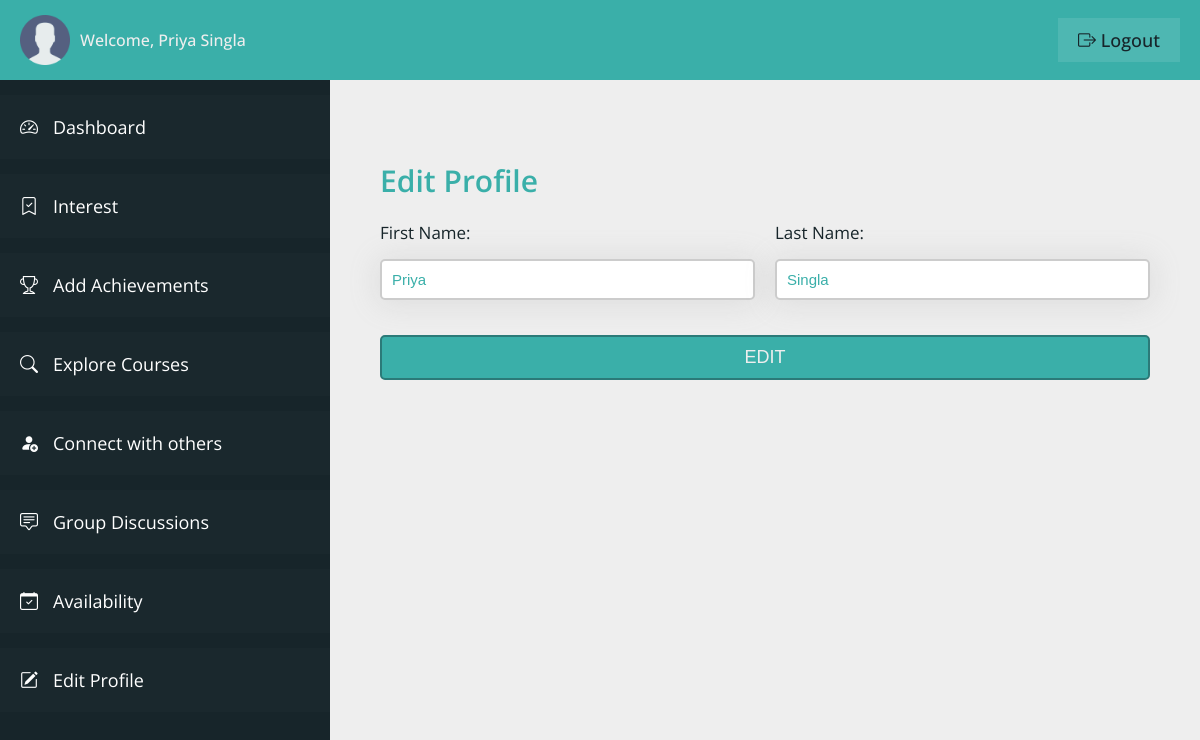
/student/profile.php (signed in), run on the app's committed database.
### tables this page shows
CREATE TABLE `user_table` (
  `user_id` int(11) NOT NULL,
  `user_firstname` varchar(100) NOT NULL,
  `user_lastname` varchar(100) NOT NULL,
  `user_type` varchar(20) NOT NULL,
  `user_email` varchar(100) NOT NULL,
  `user_phone` varchar(10) NOT NULL,
  `user_password` varchar(100) NOT NULL,
  `user_createdon` datetime NOT NULL DEFAULT current_timestamp()
);

### student/profile.php (the view, shortened to what this page needs)
<?php
include "connection.php";
?>
<!DOCTYPE html>
<html lang="en">
<head>
    <link rel="stylesheet" href="css/style-dashboard.css">
    <link rel="stylesheet" href="https://cdn.jsdelivr.net/npm/bootstrap-icons@1.11.0/font/bootstrap-icons.css">
</head>
<body>
    <div class="container">
        <header class="header">
            <div class="header__left">
                <img src="img/user.png" class="user__header-user" alt="user">
                <span class="header__user-name">Welcome,
                    <?php
                    $q = "SELECT * FROM user_table WHERE user_id = '" . $_SESSION['userIdVce'] . "'";
                    $r = mysqli_query($con, $q);
                    if (mysqli_num_rows($r) > 0) {
                        $row = mysqli_fetch_array($r);
                        echo $row['user_firstname'] . ' ' . $row['user_lastname'];
                    }
                    ?>
                </span>
            </div>
            <div class="header__right">
                <a href="logout.php" class="header__user-logout"><i class="bi bi-box-arrow-right"></i> logout</a>
            </div>
        </header>
        <section class="sidebar">
            <ul class="sidebar__items">
                <a href="dashboard.php" class="sidebar__item-link">
                    <li class="sidebar__item">
                        <i class="bi bi-speedometer2"></i>
                        <span>Dashboard</span>
                    </li>
                </a>
                <a href="user-interest.php" class="sidebar__item-link">
                    <li class="sidebar__item">
                        <i class="bi bi-bookmark-check"></i>
                        <span>Interest</span>
                    </li>
                </a>
                <a href="user-achievements.php" class="sidebar__item-link">
                    <li class="sidebar__item">
                        <i class="bi bi-trophy"></i>
                        <span>Add Achievements</span>
                    </li>
                </a>
                <a href="explore-courses.php" class="sidebar__item-link">
                    <li class="sidebar__item">
                        <i class="bi bi-search"></i>
                        <span>Explore Courses</span>
                    </li>
                </a>
                <a href="connect.php" class="sidebar__item-link">
                    <li class="sidebar__item">
                        <i class="bi bi-person-fill-add"></i>
                        <span>Connect with others</span>
                    </li>
                </a>
                <a href="group-discussions.php" class="sidebar__item-link">
                    <li class="sidebar__item">
                        <i class="bi bi-chat-square-text"></i>
                        <span>Group Discussions</span>
                    </li>
                </a>
                <a href="user-availability.php" class="sidebar__item-link">
                    <li class="sidebar__item">
                        <i class="bi bi-calendar-check"></i>
                        <span>Availability</span>
                    </li>
                </a>
                <a href="profile.php" class="sidebar__item-link">
                    <li class="sidebar__item">
                        <i class="bi bi-pencil-square"></i>
                        <span>Edit Profile</span>
                    </li>
                </a>
            </ul>
        </section>
        <main class="main__content">
            <div class="login-container-2">
                <?php
                $q1 = "SELECT * FROM user_table WHERE user_id = '" . $_SESSION['userIdVce'] . "'";
                $r1 = mysqli_query($con, $q1);
                if (mysqli_num_rows($r1) > 0) {
                    $row1 = mysqli_fetch_array($r1); ?>
                    <form action="<?php echo htmlspecialchars($_SERVER['PHP_SELF']) ?>" method="post" class="login__form">
                        <h3 class="heading-3">Edit Profile</h3>
                        <div class="input">
                            <label class="label__text">First Name:</label>
                            <input type="text" class="input__box" value="<?php echo $row1['user_firstname']; ?>" name="f_name" required>
                        </div>
                        <div class="input">
                            <label class="label__text">Last Name:</label>
                            <input type="text" class="input__box" value="<?php echo $row1['user_lastname']; ?>" name="l_name" required>
                        </div>
                        <div class="input input__btn">
                            <input type="submit" value="Edit" class="btn" name="edit_profile">
                        </div>
                    </form>
                <?php
                }
                ?>
            </div>
        </main>
    </div>
</body>
</html>

### student/css/style-dashboard.css (style rules this page uses)
:root { --color-primary: #3aafa9; --color-primary-dark: #2b7a78; --color-primary-light: #def2f1; --color-secondary: #17252a; --color-secondary-dark: #101a1d; --color-secondary-light: #377084; --color-grey-light-1: #999; --color-grey-light-2: #ccc; --color-grey-light-3: #eee; --color-grey-dark-1: #242424; --color-grey-dark-2: #333; --color-grey-dark-3: #474747; --color-white: #fff; --font-default: "Open Sans", sans-serif; }
*, *::before, *::after { margin: 0; padding: 0; box-sizing: inherit; }
html { font-size: 62.5%; box-sizing: border-box; }
body { color: var(--color-grey-dark-2); font-family: var(--font-default); }
.container { height: 100vh; display: grid; grid-template-columns: 33rem 1fr; grid-template-rows: 8rem calc(100vh - 8rem); }
.header { grid-column: 1 / -1; background-color: var(--color-primary); display: flex; align-items: center; justify-content: space-between; padding: 0 2rem; }
.header__left { display: flex; align-items: center; gap: 1rem; }
.user__header-user { width: 5rem; }
.header__user-name { font-size: 1.6rem; color: var(--color-grey-light-3); font-weight: 500; }
.header__user-logout:link, .header__user-logout:visited { font-size: 1.8rem; color: var(--color-secondary); background-color: rgba(255, 255, 255, 0.1); text-decoration: none; text-transform: capitalize; font-weight: 500; padding: 1rem 2rem; transition: all 0.2s; }
.sidebar { background-color: var(--color-secondary); overflow-y: scroll; padding-top: 1.5rem; scroll-behavior: smooth; }
.sidebar__item { padding: 2rem; background-color: rgba(255, 255, 255, 0.01); margin-bottom: 1.5rem; display: flex; gap: 1.5rem; transition: all 0.2s; }
.sidebar__item-link:link, .sidebar__item-link:visited { color: var(--color-white); text-decoration: none; font-size: 1.8rem; }
.main__content { background-color: var(--color-grey-light-3); padding: 8rem 5rem; overflow-y: scroll; scroll-behavior: smooth; }
.login__form { display: grid; grid-template-columns: repeat(2, 1fr); grid-column-gap: 2rem; }
.heading-3 { font-size: 3rem; font-weight: 600; color: var(--color-primary); margin-bottom: 2rem; grid-column: 1 / -1; }
.input__btn { grid-column: 1 / -1; }
.input { display: flex; flex-direction: column; gap: 1.5rem; }
.label__text { font-size: 1.7rem; font-weight: 400; color: var(--color-secondary); }
.input__box { padding: 1rem; border: 2px solid var(--color-grey-light-2); border-radius: 5px; background-color: var(--color-white); color: var(--color-primary); box-shadow: 0px 0.2rem 3rem 0.2rem rgba(156, 156, 156, 0.2); font-size: 1.5rem; margin-bottom: 2rem; }
.btn { padding: 1rem; font-size: 1.8rem; text-transform: uppercase; font-weight: 500; margin-top: 1.5rem; background-color: var(--color-primary); border: 2px solid var(--color-primary-dark); color: var(--color-grey-light-3); border-radius: 5px; cursor: pointer; }

### data on the page
user_table: user_firstname "Priya", user_lastname "Singla", f_name "Priya", l_name "Singla"
